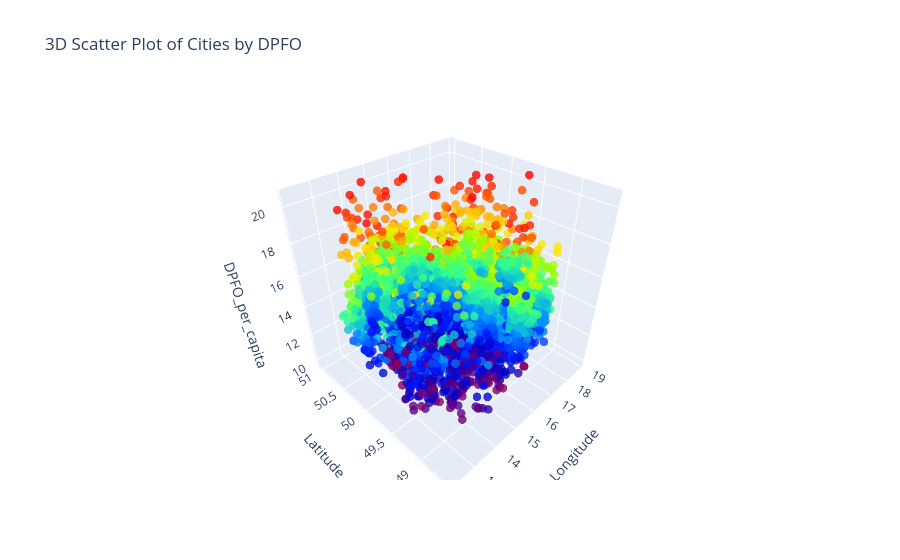

This figure's notebook cell:
### Markdown cell above
Lets start by ploting DPFO_per_capita in 3D space (longitude, latitude, DPFO_per_capita).

### Code cell
# Plot DPFO of cities in a 3D scatter plot
fig = go.Figure(data=[go.Scatter3d(
    x=cities_df['Lon_x'],
    y=cities_df['Lat_x'],
    z=cities_df['DPFO_per_capita'],
    mode='markers',
    marker=dict(
        size=5,
        color=cities_df['DPFO_per_capita'],  # set color to DPFO
        colorscale='Rainbow',  # choose a colorscale
        opacity=0.8
    ),
    hovertext=cities_df['Nazev_obce_prijmy']
)])
fig.update_layout(
    scene=dict(
        xaxis_title='Longitude',
        yaxis_title='Latitude',
        zaxis_title='DPFO_per_capita',
        xaxis=dict(autorange='reversed'),
        yaxis=dict(autorange='reversed')
    ),
    title='3D Scatter Plot of Cities by DPFO'
)
fig.show()

### Figure 1 — Plotly figure (JSON) as saved in the notebook; plotly's stock layout.template omitted (floating-point values rounded to 4 significant figures; data arrays with more than 128 entries replaced by an {"elided": "..."} marker saying what was removed)
{"data": [{"hovertext": {"elided": "6130 str values"}, "marker": {"color": {"elided": "6130 float values"}, "colorscale": [[0, "rgb(150,0,90)"], [0.125, "rgb(0,0,200)"], [0.25, "rgb(0,25,255)"], [0.375, "rgb(0,152,255)"], [0.5, "rgb(44,255,150)"], [0.625, "rgb(151,255,0)"], [0.75, "rgb(255,234,0)"], [0.875, "rgb(255,111,0)"], [1, "rgb(255,0,0)"]], "opacity": 0.8, "size": 5}, "mode": "markers", "type": "scatter3d", "x": {"elided": "6130 float values"}, "y": {"elided": "6130 float values"}, "z": {"elided": "6130 float values"}}], "layout": {"scene": {"xaxis": {"autorange": "reversed", "title": {"text": "Longitude"}}, "yaxis": {"autorange": "reversed", "title": {"text": "Latitude"}}, "zaxis": {"title": {"text": "DPFO_per_capita"}}}, "title": {"text": "3D Scatter Plot of Cities by DPFO"}}}
